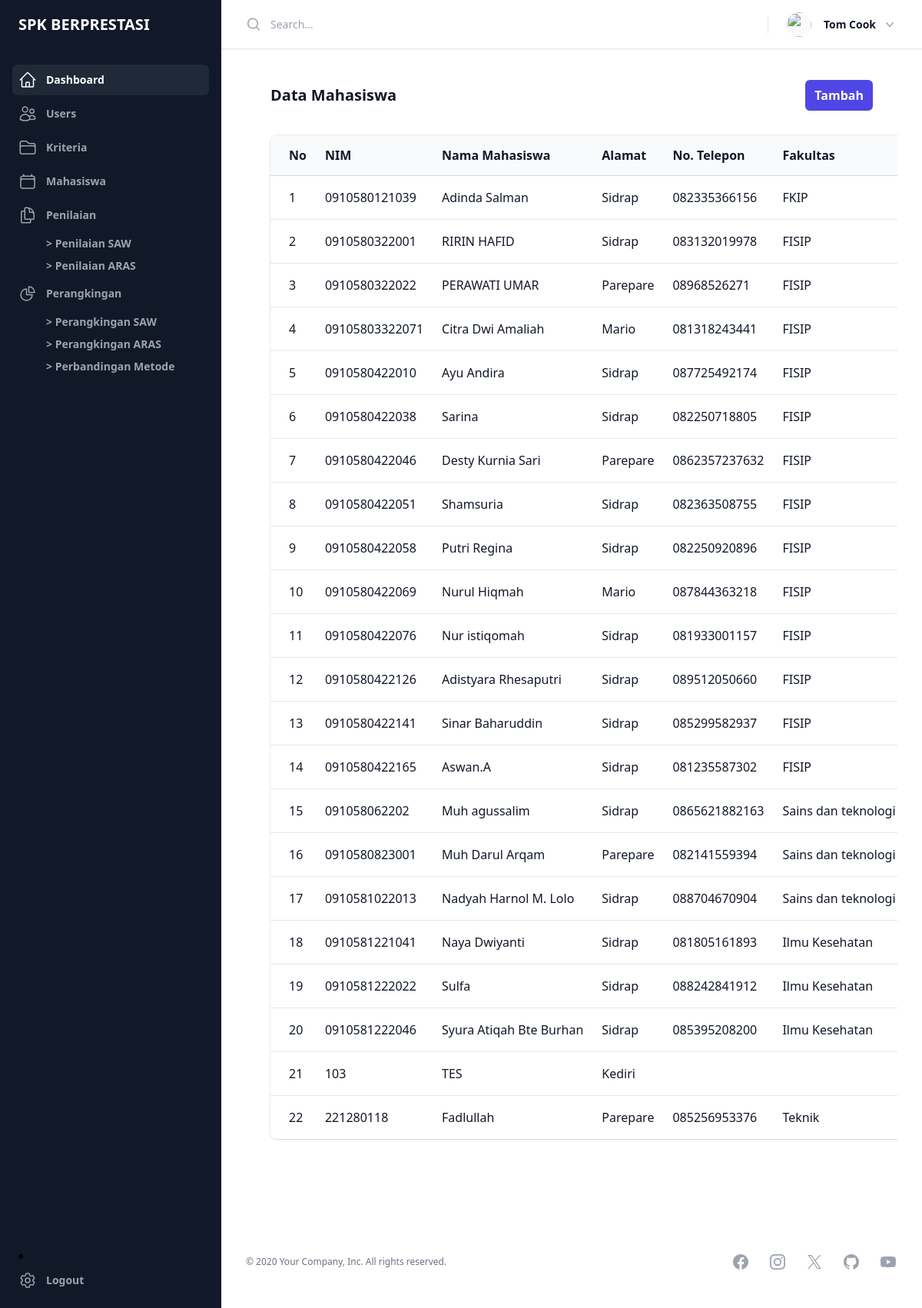
The page /index.php?page=mahasiswa (signed in) on the database its author committed.
### tables this page shows
CREATE TABLE `mahasiswa` (
  `nim` varchar(20) NOT NULL,
  `nama_mahasiswa` varchar(100) DEFAULT NULL,
  `alamat` varchar(100) DEFAULT NULL,
  `telp` varchar(15) DEFAULT NULL,
  `fak` varchar(25) DEFAULT NULL,
  `prodi` varchar(25) DEFAULT NULL
);

### admin/tampil_mahasiswa.php (the view, shortened to what this page needs)
<div class="px-4 sm:px-6 lg:px-8">
    <div class="sm:flex sm:items-center">
        <div class="sm:flex-auto">
            <h1 class="font-bold text-xl leading-6 text-gray-900">Data Mahasiswa</h1>
        </div>
        <div class="mt-4 sm:ml-16 sm:mt-0 sm:flex-none">
            <a href="?page=mahasiswa&action=tambah" class="block rounded-md bg-indigo-600 px-3 py-2 text-center font-semibold text-white shadow-sm hover:bg-indigo-500 focus-visible:outline focus-visible:outline-2 focus-visible:outline-offset-2 focus-visible:outline-indigo-600">Tambah</a>
        </div>
    </div>
    <div class="mt-8 flow-root">
        <div class="-mx-4 -my-2 overflow-x-auto sm:-mx-6 lg:-mx-8">
            <div class="inline-block min-w-full py-2 align-middle sm:px-6 lg:px-8">
                <div class="overflow-hidden shadow ring-1 ring-black ring-opacity-5 sm:rounded-lg">
                    <table class="min-w-full divide-y divide-gray-300">
                        <thead class="bg-gray-50">
                            <tr>
                                <th scope="col" class="py-3.5 pl-4 pr-3 text-left font-semibold text-gray-900 sm:pl-6">No</th>
                                <th scope="col" class="px-3 py-3.5 text-left font-semibold text-gray-900">NIM</th>
                                <th scope="col" class="px-3 py-3.5 text-left font-semibold text-gray-900">Nama Mahasiswa</th>
                                <th scope="col" class="px-3 py-3.5 text-left font-semibold text-gray-900">Alamat</th>
                                <th scope="col" class="px-3 py-3.5 text-left font-semibold text-gray-900">No. Telepon</th>
                                <th scope="col" class="px-3 py-3.5 text-left font-semibold text-gray-900">Fakultas</th>
                            </tr>
                        </thead>
                        <tbody class="divide-y divide-gray-200 bg-white">
                            <?php
                            $i = 1;
                            $sql = "SELECT * FROM mahasiswa ORDER BY nim ASC";
                            $result = $conn->query($sql);
                            while ($row = $result->fetch_assoc()) {
                            ?>
                                <tr>
                                    <td class="whitespace-nowrap py-4 pl-4 pr-3 font-medium text-gray-900 sm:pl-6"><?php echo $i++; ?></td>
                                    <td class="whitespace-nowrap px-3 py-4 text-gray-900"><?php echo $row['nim']; ?></td>
                                    <td class="whitespace-nowrap px-3 py-4 text-gray-900"><?php echo $row['nama_mahasiswa']; ?></td>
                                    <td class="whitespace-nowrap px-3 py-4 text-gray-900"><?php echo $row['alamat']; ?></td>
                                    <td class="whitespace-nowrap px-3 py-4 text-gray-900"><?php echo $row['telp']; ?></td>
                                    <td class="whitespace-nowrap px-3 py-4 text-gray-900"><?php echo $row['fak']; ?></td>
                                </tr>
                            <?php
                            }
                            ?>
                        </tbody>
                    </table>
                </div>
            </div>
        </div>
    </div>
</div>

### rows shown on the page
mahasiswa: nim "0910580121039", nama_mahasiswa "Adinda Salman", alamat "Sidrap", telp "082335366156", fak "FKIP"
mahasiswa: nim "0910580322001", nama_mahasiswa "RIRIN HAFID", alamat "Sidrap", telp "083132019978", fak "FISIP"
mahasiswa: nim "0910580322022", nama_mahasiswa "PERAWATI UMAR", alamat "Parepare", telp "08968526271", fak "FISIP"
mahasiswa: nim "09105803322071", nama_mahasiswa "Citra Dwi Amaliah", alamat "Mario", telp "081318243441", fak "FISIP"
mahasiswa: nim "0910580422010", nama_mahasiswa "Ayu Andira", alamat "Sidrap", telp "087725492174", fak "FISIP"
mahasiswa: nim "0910580422038", nama_mahasiswa "Sarina", alamat "Sidrap", telp "082250718805", fak "FISIP"
mahasiswa: nim "0910580422046", nama_mahasiswa "Desty Kurnia Sari", alamat "Parepare", telp "0862357237632", fak "FISIP"
mahasiswa: nim "0910580422051", nama_mahasiswa "Shamsuria", alamat "Sidrap", telp "082363508755", fak "FISIP"
mahasiswa: nim "0910580422058", nama_mahasiswa "Putri Regina", alamat "Sidrap", telp "082250920896", fak "FISIP"
mahasiswa: nim "0910580422069", nama_mahasiswa "Nurul Hiqmah", alamat "Mario", telp "087844363218", fak "FISIP"
mahasiswa: nim "0910580422076", nama_mahasiswa "Nur istiqomah", alamat "Sidrap", telp "081933001157", fak "FISIP"
mahasiswa: nim "0910580422126", nama_mahasiswa "Adistyara Rhesaputri", alamat "Sidrap", telp "089512050660", fak "FISIP"
mahasiswa: nim "0910580422141", nama_mahasiswa "Sinar Baharuddin", alamat "Sidrap", telp "085299582937", fak "FISIP"
mahasiswa: nim "0910580422165", nama_mahasiswa "Aswan.A", alamat "Sidrap", telp "081235587302", fak "FISIP"
mahasiswa: nim "091058062202", nama_mahasiswa "Muh agussalim", alamat "Sidrap", telp "0865621882163", fak "Sains dan teknologi"
mahasiswa: nim "0910580823001", nama_mahasiswa "Muh Darul Arqam", alamat "Parepare", telp "082141559394", fak "Sains dan teknologi"
mahasiswa: nim "0910581022013", nama_mahasiswa "Nadyah Harnol M. Lolo", alamat "Sidrap", telp "088704670904", fak "Sains dan teknologi"
mahasiswa: nim "0910581221041", nama_mahasiswa "Naya Dwiyanti", alamat "Sidrap", telp "081805161893", fak "Ilmu Kesehatan"
mahasiswa: nim "0910581222022", nama_mahasiswa "Sulfa", alamat "Sidrap", telp "088242841912", fak "Ilmu Kesehatan"
mahasiswa: nim "0910581222046", nama_mahasiswa "Syura Atiqah Bte Burhan", alamat "Sidrap", telp "085395208200", fak "Ilmu Kesehatan"
mahasiswa: nim "103", nama_mahasiswa "TES", alamat "Kediri"
mahasiswa: nim "221280118", nama_mahasiswa "Fadlullah", alamat "Parepare", telp "085256953376", fak "Teknik"
